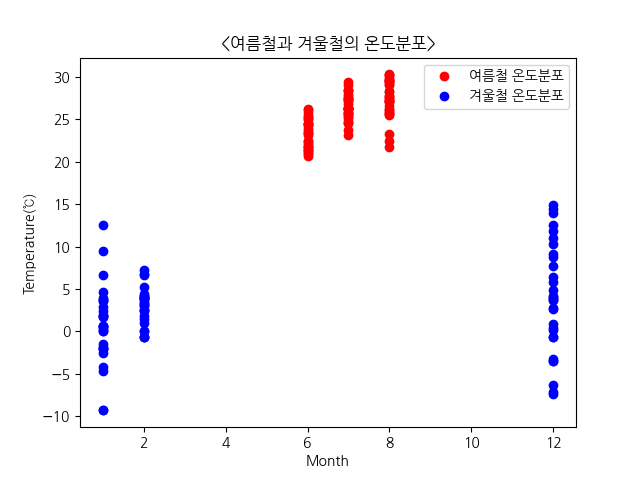

The Python source for this figure:
import os
import requests

import matplotlib.pyplot as plt
import numpy as np

url=" https://api.taegon.kr/stations/146/?sy=2023&ey=2023&format=csv"
filename="./hw18/weather_146_2023-2023.csv"
if not os.path.exists(filename):
    with open(filename,"w") as f:
        res =requests.get(url)
        f.write(res.text)


from years_temp import read_col

def read_col_int(filename, col_name):
    dataset=[]
    with open(filename) as f:
        lines=f.readlines()
        header=[x.strip() for x in lines[0].split(",")]
        col_idx=header.index(col_name)
        for line in lines[1:]:
            tokens=line.strip().split(",")
            dataset.append(int(tokens[col_idx]))
    return dataset


def main():
    tavg=read_col(filename, "tavg")
    summer_temp=[]
    winter_temp=[]

    months=read_col_int(filename, "month")
    summer_months=[]
    winter_months=[]

    for m, temp in zip(months, tavg):
        if m in [6, 7, 8]:
            summer_months.append(m)
            summer_temp.append(temp)
        elif m in [12, 1, 2]:
            winter_months.append(m)
            winter_temp.append(temp)

    summer_months=np.array(summer_months)
    summer_temp=np.array(summer_temp)
    winter_months=np.array(winter_months)
    winter_temp=np.array(winter_temp)

    plt.rcParams['font.family'] = ['NanumGothic', 'sans-serif']
    plt.rcParams['axes.unicode_minus'] = True

    plt.scatter(summer_months, summer_temp, color="r", label="여름철 온도분포")
    plt.scatter(winter_months,winter_temp, color="b", label="겨울철 온도분포")
    
    plt.ylabel("Temperature(℃)")
    plt.xlabel("Month")

    plt.title("<여름철과 겨울철의 온도분포>")
    plt.legend()
    plt.savefig("./hw18/summer_winter.png")

if __name__ == "__main__":
    main()
